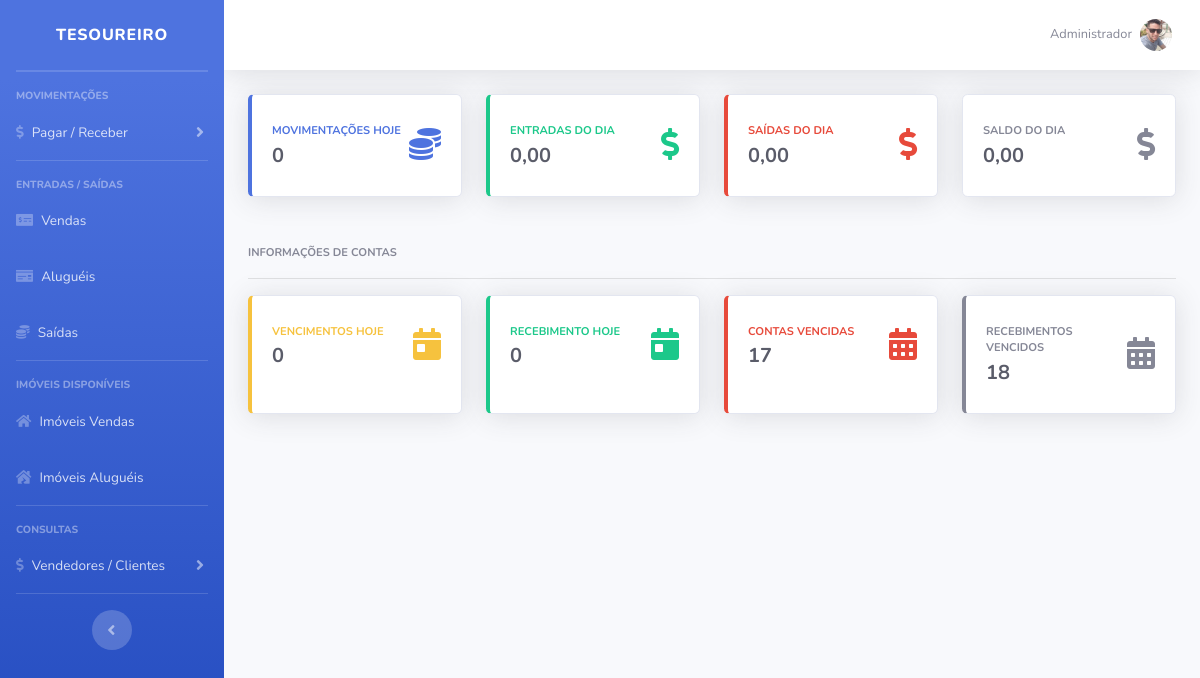
The app's page /imobiliaria/sistema/painel-tesouraria/index.php (signed in) with its own data.
### tables this page shows
CREATE TABLE `usuarios` (
  `id` int(11) NOT NULL,
  `nome` varchar(50) NOT NULL,
  `cpf` varchar(20) NOT NULL,
  `email` varchar(50) NOT NULL,
  `senha` varchar(35) NOT NULL,
  `nivel` varchar(35) NOT NULL,
  `foto` varchar(100) DEFAULT NULL
);

### imobiliaria/sistema/painel-tesouraria/index.php (the view, shortened to what this page needs)
<?php
include_once("../../conexao.php");
$query = $pdo->query("SELECT * FROM alugueis where ativo = 'Sim' and data_pgto <= curDate() and data_final >= curDate()");
$res = $query->fetchAll(PDO::FETCH_ASSOC);
$linhas = count($res);
if($linhas > 0){
    $data_pgto = @$res[0]['data_pgto'];
    $valor = @$res[0]['valor'];
    $corretor = @$res[0]['corretor'];
    $doc = @$res[0]['inquilino'];
    $id_al = @$res[0]['id'];
    $id_im = @$res[0]['imovel'];
    $query = $pdo->query("SELECT * FROM compradores where doc = '" . $doc . "' ");
    $res = $query->fetchAll(PDO::FETCH_ASSOC);
    $nomeInquilino = @$res[0]['nome'];
    $query = $pdo->query("SELECT * FROM imoveis where id = '" . $id_im . "' ");
    $res = $query->fetchAll(PDO::FETCH_ASSOC);
    $cpfVendedor = @$res[0]['vendedor'];
    $query = $pdo->query("SELECT * FROM vendedores where doc = '" . $cpfVendedor . "' ");
    $res = $query->fetchAll(PDO::FETCH_ASSOC);
    $nomeVendedor = @$res[0]['nome'];
    $data_pgto = date('Y/m/d', strtotime("+30 days",strtotime($data_pgto)));
    $pdo->query("UPDATE alugueis set data_pgto = '" . $data_pgto . "' where id = '" . $id_al . "' ");
    $pdo->query("INSERT into contas_receber (valor, titulo, descricao, tipo, corretor, data, pago, cliente) values ('" . $valor . "', 'Pagamento Aluguel', '" . $nomeInquilino . "', 'Aluguel', '" . $corretor . "', curDate(), 'Não', '" . $doc . "'  )");
    $pdo->query("INSERT into contas_pagar (valor, titulo, descricao, pago, tesoureiro, data) values ('" . $valor . "', 'Aluguel', '" . $nomeVendedor . "', 'Não', '', curDate()  )");
}
 ?>
 <?php
    $idUsuario = $_SESSION['id_usuario'];
    $res = $pdo->query("SELECT * FROM usuarios where id = '" . $idUsuario . "' ");
    $dados = $res->fetchAll(PDO::FETCH_ASSOC);
     $nome = $dados[0]['nome'];
     $img = $dados[0]['foto'];
    $pag = @$_GET["pag"];
    $menu1 = "pagar";
    $menu2 = "receber";
    $menu3 = "movimentacoes";
    $menu4 = "vendas";
    $menu5 = "alugueis";
    $menu6 = "imoveis-vendas";
    $menu7 = "imoveis-alugueis";
    $menu8 = "saidas";
    $menu9 = "compradores";
    $menu10 = "vendedores";
 ?>
<!DOCTYPE html>
<html lang="en">
    <head>
        <link href="../vendor/fontawesome-free/css/all.min.css" rel="stylesheet" type="text/css">
        <link href="../css/sb-admin-2.min.css" rel="stylesheet">
        <link href="../css/style.css" rel="stylesheet">
        <link href="../vendor/datatables/dataTables.bootstrap4.min.css" rel="stylesheet">
    </head>
    <body id="page-top">
        <div id="wrapper">
            <ul class="navbar-nav bg-gradient-primary sidebar sidebar-dark accordion" id="accordionSidebar">
                <a class="sidebar-brand d-flex align-items-center justify-content-center" href="index.php">
                    <div class="sidebar-brand-text mx-3">Tesoureiro</div>
                </a>
                <hr class="sidebar-divider my-0">
                <hr class="sidebar-divider">
                <div class="sidebar-heading">
                    Movimentações
                </div>
                 <li class="nav-item">
                    <a class="nav-link collapsed" href="#" data-toggle="collapse" data-target="#collapseTwo" aria-expanded="true" aria-controls="collapseTwo">
                        <i class="fas fa-dollar-sign"></i>
                        <span>Pagar / Receber</span>
                    </a>
                </li>
                <hr class="sidebar-divider">
                <div class="sidebar-heading">
                    Entradas / Saídas
                </div>
                <li class="nav-item">
                    <a class="nav-link" href="index.php?pag=<?php echo $menu4 ?>">
                        <i class="fas fa-money-check-alt"></i>
                        <span>Vendas</span></a>
                </li>
                 <li class="nav-item">
                    <a class="nav-link" href="index.php?pag=<?php echo $menu5 ?>">
                        <i class="fas fa-money-check"></i>
                        <span>Aluguéis</span></a>
                </li>
                 <li class="nav-item">
                    <a class="nav-link" href="index.php?pag=<?php echo $menu8 ?>">
                        <i class="fas fa-coins"></i>
                        <span>Saídas</span></a>
                </li>
                <hr class="sidebar-divider">
                <div class="sidebar-heading">
                    Imóveis Disponíveis
                </div>
                <li class="nav-item">
                    <a class="nav-link" href="index.php?pag=<?php echo $menu6 ?>">
                        <i class="fas fa-home"></i>
                        <span>Imóveis Vendas</span></a>
                </li>
                 <li class="nav-item">
                    <a class="nav-link" href="index.php?pag=<?php echo $menu7 ?>">
                        <i class="fas fa-house-damage"></i>
                        <span>Imóveis Aluguéis</span></a>
                </li>
                <hr class="sidebar-divider">
                <div class="sidebar-heading">
                    Consultas
                </div>
                 <li class="nav-item">
                    <a class="nav-link collapsed" href="#" data-toggle="collapse" data-target="#collapseClientes" aria-expanded="true" aria-controls="collapseTwo">
                        <i class="fas fa-dollar-sign"></i>
                        <span>Vendedores / Clientes</span>
                    </a>
                </li>
                <hr class="sidebar-divider d-none d-md-block">
                <div class="text-center d-none d-md-inline">
                    <button class="rounded-circle border-0" id="sidebarToggle"></button>
                </div>
            </ul>
            <div id="content-wrapper" class="d-flex flex-column">
                <div id="content">
                    <nav class="navbar navbar-expand navbar-light bg-white topbar mb-4 static-top shadow">
                        <ul class="navbar-nav ml-auto">
                            <li class="nav-item dropdown no-arrow">
                                <a class="nav-link dropdown-toggle" href="#" id="userDropdown" role="button" data-toggle="dropdown" aria-haspopup="true" aria-expanded="false">
                                    <span class="mr-2 d-none d-lg-inline text-gray-600 small"><?php echo $nome ?></span>
                                    <img class="img-profile rounded-circle" src="../img/profiles/<?php echo $img ?>">
                                </a>
                            </li>
                        </ul>
                    </nav>
                    <div class="container-fluid">
                       <?php if ($pag == null) {
                        include_once("home.php");
                        } else if ($pag==$menu1) {
                        include_once($menu1.".php");
                        } else if ($pag==$menu2) {
                        include_once($menu2.".php");
                         } else if ($pag==$menu3) {
                        include_once($menu3.".php");
                        } else if ($pag==$menu4) {
                        include_once($menu4.".php");
                        } else if ($pag==$menu5) {
                        include_once($menu5.".php");
                        } else if ($pag==$menu6) {
                        include_once($menu6.".php");
                        } else if ($pag==$menu7) {
                        include_once($menu7.".php");
                        } else if ($pag==$menu8) {
                        include_once($menu8.".php");
                        } else if ($pag==$menu9) {
                        include_once($menu9.".php");
                        } else if ($pag==$menu10) {
                        include_once($menu10.".php");
                        } else {
                        include_once("home.php");
                        }
                        ?>
                    </div>
                </div>
            </div>
        </div>
    </body>
</html>

### records on screen
usuarios: nome "Administrador", foto (picture)

### other values on screen
$totalMovimentacoes "0"
$valorEntradas "0,00"
$valorSaidas "0,00"
$valorTotal "0,00"
$vencimentosHoje "0"
$recebimentosHoje "0"
$contasVencidas "17"
$recebimentosVencidos "18"
